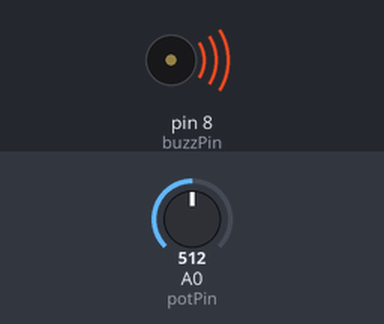
This sketch was run on a simulated Arduino Uno, built with avr-gcc and run on an emulated ATmega328P. Shown: buzzer (waves = sounding). The inputs (shaded band) are chosen by the test bench; at power-on: A0 (potPin) = 512.

Above: at 0.1 s.
Timing chart, 0 to 1.6 s (numbered marks = the images above):
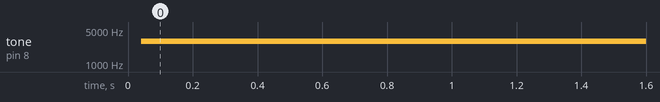

The sketch:

Tutorial24_Code.ino
```cpp
// Understanding Passive Buzzers
int buzzPin = 8;
int potVal;
int potPin = A0;
int toneVal;
int buzzTime = 100;
int buzzTime2 = 2;

void setup() {
  // put your setup code here, to run once:
  pinMode(buzzPin, OUTPUT);
  pinMode(potPin, INPUT);
}

void loop() {
  // put your main code here, to run repeatedly:
  potVal = analogRead(potPin);
  toneVal = ((9940./1023.) * potVal) + 60;

  digitalWrite(buzzPin, HIGH);
  delayMicroseconds(buzzTime);
  digitalWrite(buzzPin, LOW);
  delayMicroseconds(buzzTime);
}
```

Measured:
- by itself, tone on pin 8 (buzzPin): silent → 2930 Hz at 0.04 s
